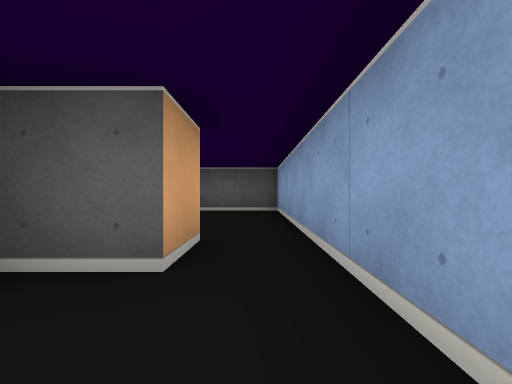
[1] (above)

18 first-person views from a walk through a cub3D maze. The camera is about half as high as the walls, looks level and sees 85° across. The floor is counted in squares. Each view is taken from the middle of a square. On the plan, view 1 faces up. The plan holds only what a view shows up to about 9 squares ahead; the rest is blank.

[2]
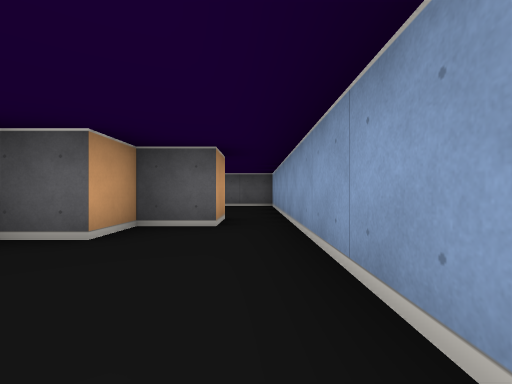

[3]
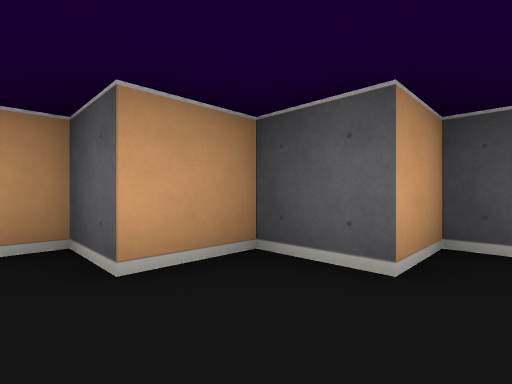

[4]
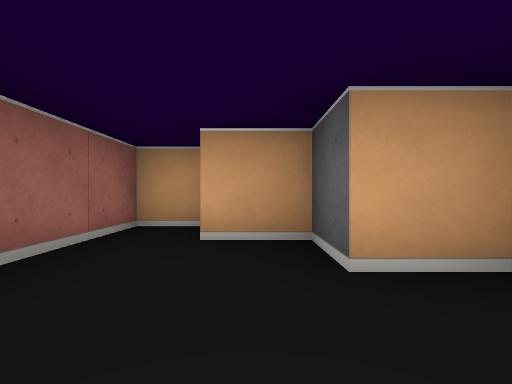

[5]
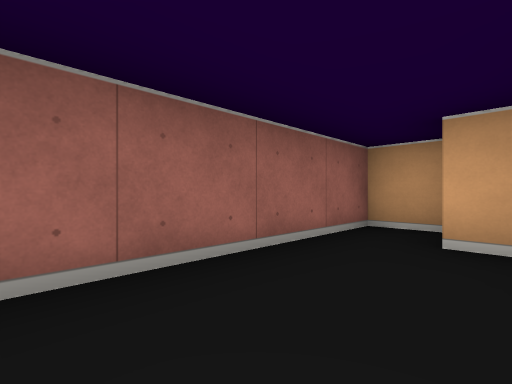

[6]
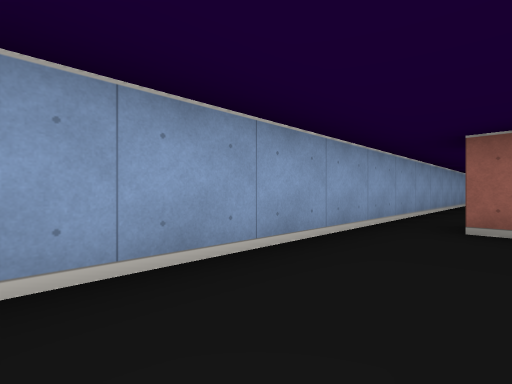

[7]
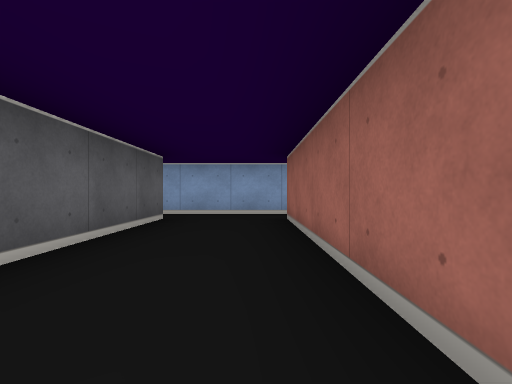

[8]
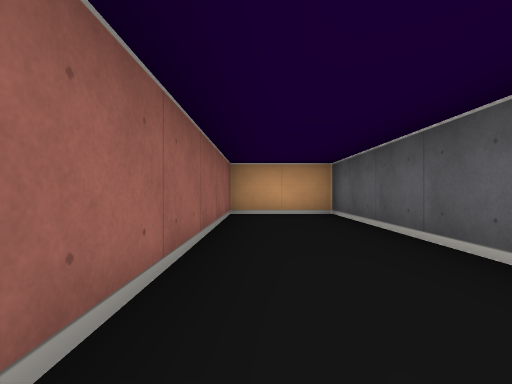

[9]
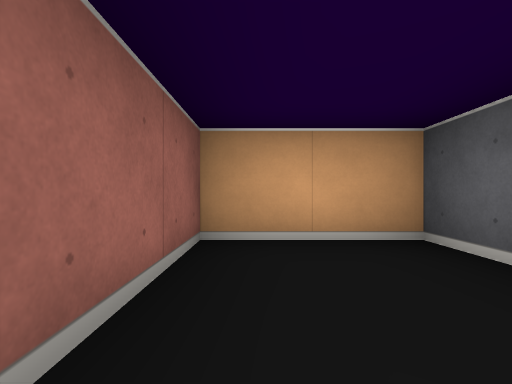

[10]
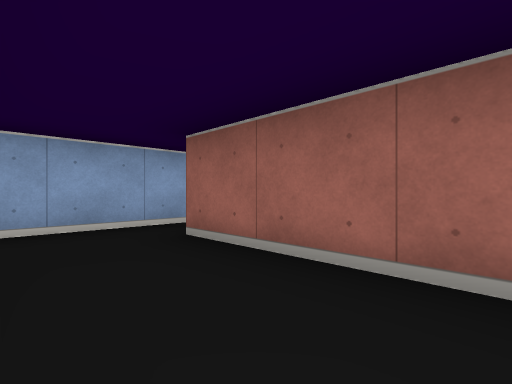

[11]
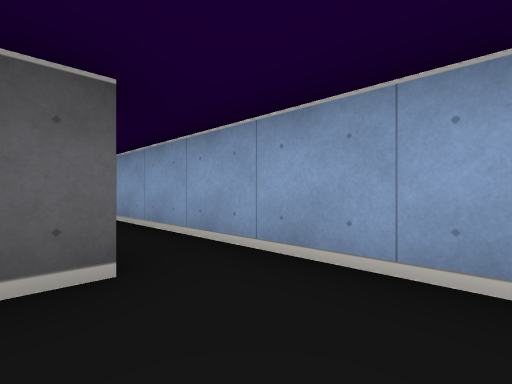

[12]
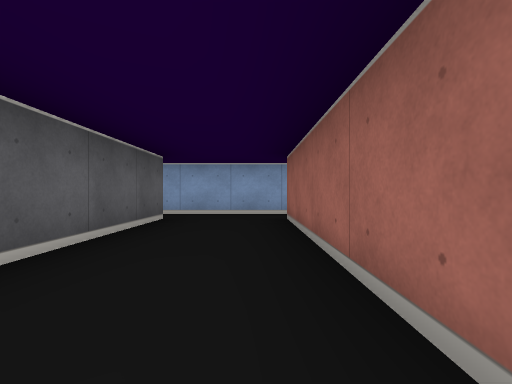

[13]
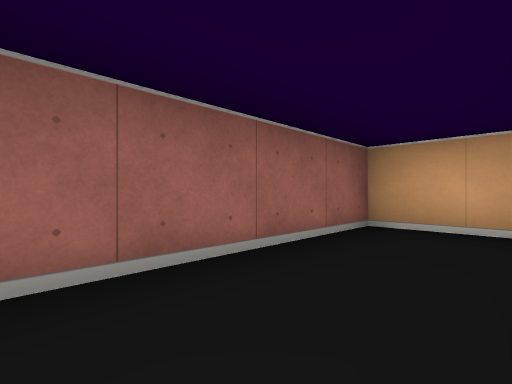

[14]
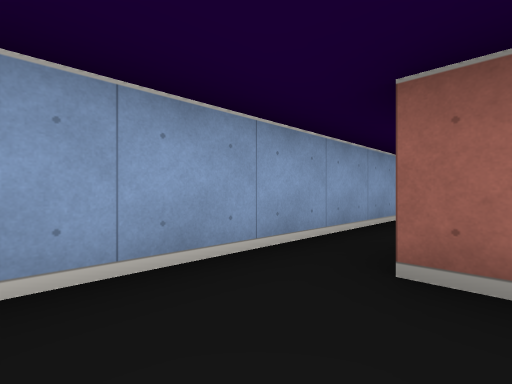

[15]
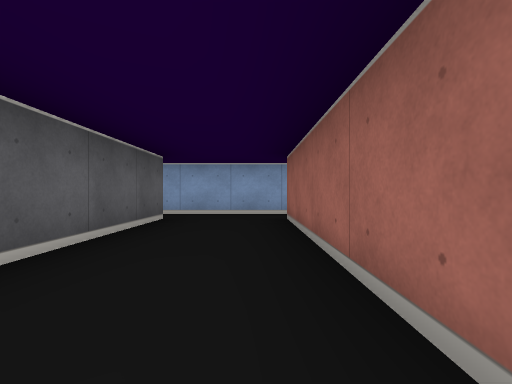

[16]
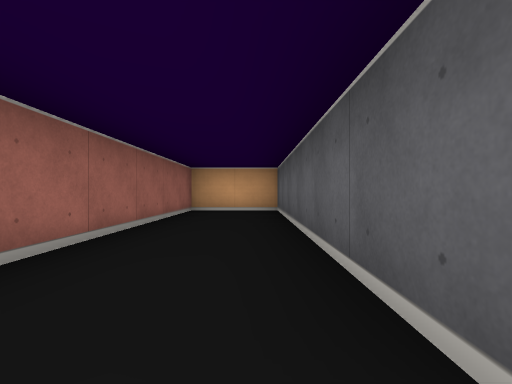

[17]
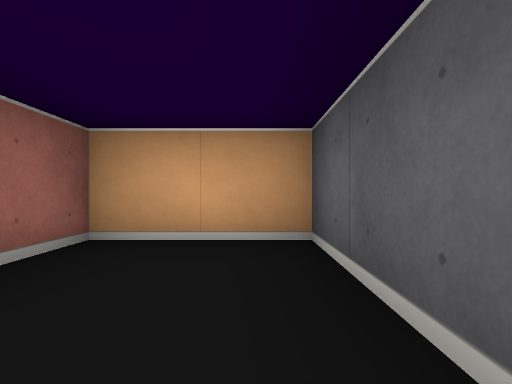

[18]
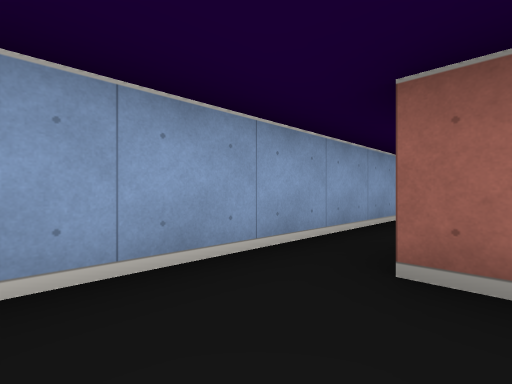

### Floor plan
Points are (right, up) in squares from view 1. A wall is a line through its corners. A room is listed if a view was taken in it or the views show most of it. See-through windows are left out.
Room 1 (views 1, 2, 3, 4, 5, 6)
walls: (0.5, -2.5) (0.5, 1.5); (-0.5, 1.5) (-1.5, 1.5) (-1.5, 0.5) (-2.5, 0.5) (-2.5, -0.5) (-3.5, -0.5) (-3.5, -1.5); (-4.5, -1.6) (-4.5, -2.5) (-0.5, -2.5)
ways out: opening at (0, -3) to room 2; opening at (0, 1)
Room 2 (views 7, 8, 9, 10)
walls: (-0.5, -3.5) (-6.5, -3.5) (-6.5, -5.5) (-0.5, -5.5); (0.5, -6.5) (0.5, -2.5)
ways out: opening at (0, -3) to room 1; opening at (0, -6) to room 3
Room 3 (views 11, 12, 13, 14)
walls: (-0.4, -6.5) (-3.4, -6.5); (0.5, -9.5) (0.5, -6.5); (-5.5, -7.1) (-5.5, -8.5) (-0.5, -8.5)
ways out: opening at (0, -6) to room 2; opening at (0, -9) to room 4
Room 4 (views 15, 16, 17, 18)
walls: (-0.5, -9.5) (-6.5, -9.5) (-6.5, -11.5) (-0.5, -11.5); (0.5, -12.5) (0.5, -9.5)
ways out: opening at (0, -9) to room 3; opening at (0, -12)

Positions as (right, up) in squares from view 1, and headings:
1: (0, 0), facing up
2: (0, -2), facing up
3: (-1, -1), facing up-left
4: (-1, -1), facing left
5: (-1, -1), facing down-left
6: (-1, 1), facing down-right
7: (-5, -5), facing right
8: (-1, -5), facing left
9: (-4, -5), facing left
10: (-3, -4), facing down-right
11: (-1, -8), facing up-right
12: (-5, -8), facing right
13: (-2, -7), facing down-left
14: (-1, -7), facing down-right
15: (-5, -11), facing right
16: (0, -10), facing left
17: (-4, -10), facing left
18: (-1, -10), facing down-right
